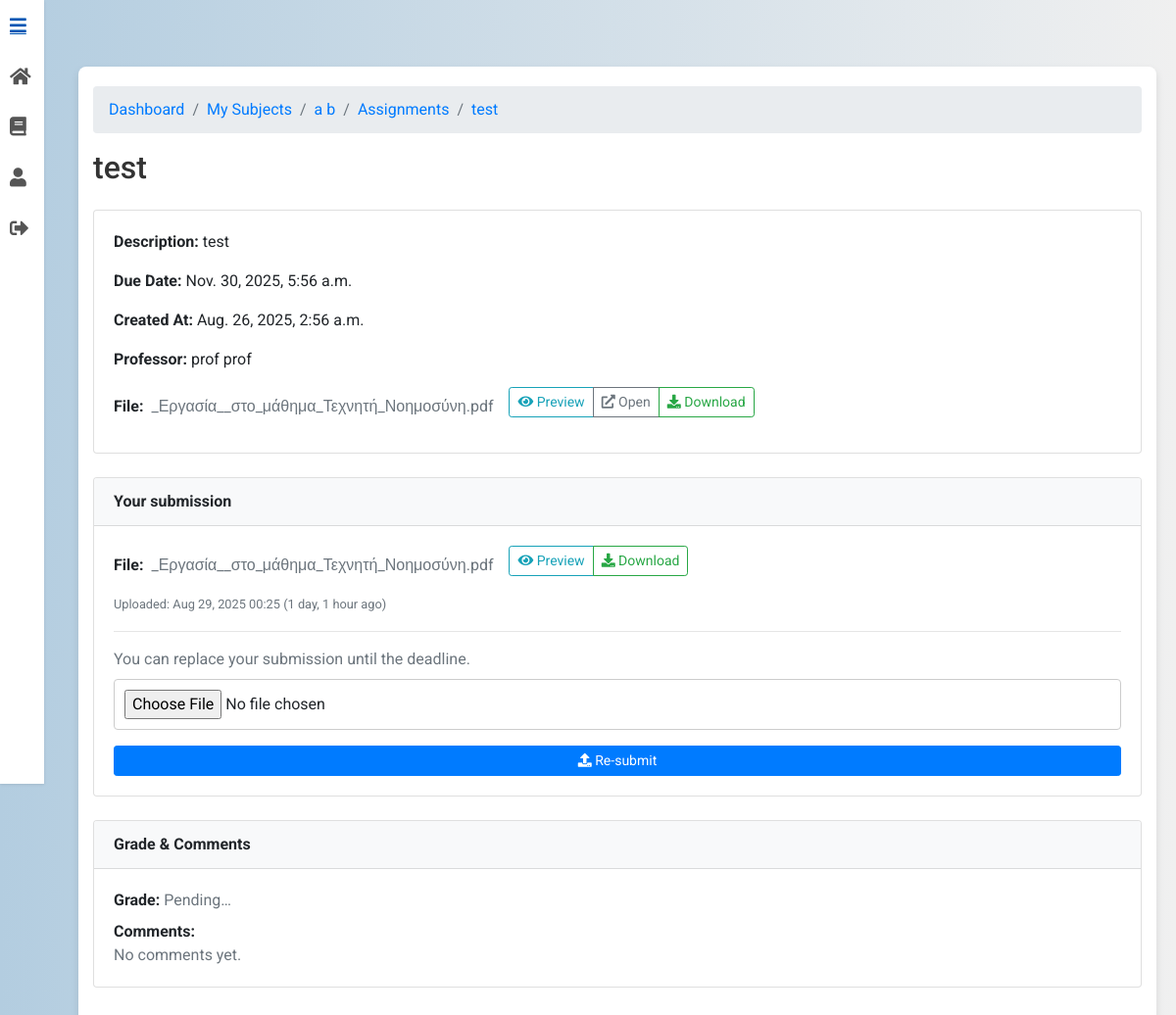
The app's page /assignments/10/detail/ (signed in) with its own data.
### subjects/models.py (models this page shows, shortened)
class Subject(models.Model):
    name = models.CharField(max_length=100)
    professor = models.ForeignKey(
        CustomUser,
        limit_choices_to={"role": "professor"},
        on_delete=models.CASCADE,
        editable=False,
    )
    description = models.TextField(blank=True)
    class Meta:
        ordering = ["name"]

### assignments/models.py (models this page shows, shortened)
class Assignment(models.Model):
    title = models.CharField(max_length=255)
    description = models.TextField()
    subject = models.ForeignKey(Subject, related_name="assignments", on_delete=models.CASCADE)
    professor = models.ForeignKey(
        CustomUser, limit_choices_to={'role': 'professor'}, on_delete=models.CASCADE
    )
    due_date = models.DateTimeField()
    file = models.FileField(upload_to=assignment_upload_path, blank=True, null=True)
    autograde_enabled = models.BooleanField(default=True)
    autograde_max_tokens = models.PositiveIntegerField(default=16000)  # hint; actual truncation done by autograder
    autograde_leniency = models.PositiveIntegerField(default=5)        # 1=strict .. 5=very lenient
    autograde_weight_runtime = models.FloatField(default=0.7)
    autograde_weight_rubric = models.FloatField(default=0.3)
    created_at = models.DateTimeField(auto_now_add=True)
    updated_at = models.DateTimeField(auto_now=True)

class AssignmentSubmission(models.Model):
    assignment = models.ForeignKey(Assignment, related_name="submissions", on_delete=models.CASCADE)
    student = models.ForeignKey(CustomUser, related_name="assignment_submissions", on_delete=models.CASCADE)
    file = models.FileField(upload_to=submission_upload_path)
    submitted_at = models.DateTimeField(default=timezone.now)
    grade_pct = models.FloatField(null=True, blank=True)
    AUTOGRADE_STATUS = [
        ("queued",  "Queued"),
        ("running", "Running"),
        ("done",    "Done"),
        ("failed",  "Failed"),  # also used for "manual review required"
    ]
    autograde_status = models.CharField(max_length=12, choices=AUTOGRADE_STATUS, default="queued")
    autograde_report = models.JSONField(blank=True, null=True)  # structured result
    ai_feedback = models.TextField(blank=True)                  # narrative feedback for the student
    runner_logs = models.TextField(blank=True)                  # build/run notes (truncated)
    class Meta:
        unique_together = (("assignment", "student"),)
        ordering = ["-submitted_at"]

### users/models.py (models this page shows, shortened)
class CustomUser(AbstractUser):
    ROLE_CHOICES = [
        ('student', 'Student'),
        ('professor', 'Professor')
    ]
    role = models.CharField(max_length=10, choices=ROLE_CHOICES)
    institution = models.ForeignKey('Institution', on_delete=models.SET_NULL, null=True, blank=True)

### assignments/views.py (the view)
# urls.py: path("<int:pk>/detail/", views.AssignmentDetailView.as_view(), name="assignment_detail"),
class AssignmentDetailView(LoginRequiredMixin, BreadcrumbMixin, DetailView):
    model = Assignment
    template_name = "assignment_detail.html"
    context_object_name = "assignment"
    def get_breadcrumbs(self):
        a = self.get_object()
        return [
            ("Dashboard", DASHBOARD_URL),
            ("My Subjects", reverse_lazy("subjects:my_subjects")),
            (a.subject.name, reverse_lazy("subjects:subject_detail", kwargs={"pk": a.subject.pk})),
            ("Assignments", reverse_lazy("assignments:assignment_list", kwargs={"subject_id": a.subject.pk})),
            (a.title, self.request.path),
        ]
    def get_context_data(self, **kwargs):
        ctx = super().get_context_data(**kwargs)
        a: Assignment = ctx["assignment"]
        u = self.request.user
        ctx["subject"] = a.subject
        ctx["can_manage"] = _is_owner_prof(u, a.subject)
        ctx["is_enrolled"] = _is_enrolled(u, a.subject)
        ctx["breadcrumbs"] = self.get_breadcrumbs()
        if a.file:
            ctx["file_basename"] = Path(a.file.name).name
            ctx["preview_url"] = reverse("assignments:preview_assignment_file", kwargs={"pk": a.pk})
            ctx["download_url"] = reverse("assignments:download_assignment_file", kwargs={"pk": a.pk})
        is_owner = ctx["can_manage"]
        if (getattr(u, "role", None) != "professor") or (getattr(u, "role", None) == "professor" and not is_owner):
            ctx["my_submission_id"] = None
            ctx["my_grade_pct"] = None
            ctx["my_submission_feedback"] = None
            ctx["can_submit"] = a.due_date > timezone.now() and ctx["is_enrolled"]
            if HAS_SUBMISSIONS:
                s = AssignmentSubmission.objects.filter(assignment=a, student=u).only(
                    "id", "grade_pct", "submitted_at", "file", "ai_feedback"
                ).first()
                if s:
                    ctx["my_submission_id"] = s.id
                    ctx["my_grade_pct"] = getattr(s, "grade_pct", None)
                    ctx["my_submission_feedback"] = getattr(s, "ai_feedback", None)
                    ctx["my_submission_filename"] = (
                        Path(getattr(s.file, "name", "")).name if getattr(s, "file", None) else ""
                    )
                    ctx["my_submission_uploaded_at"] = getattr(s, "submitted_at", None)
                    ctx["can_submit"] = a.due_date > timezone.now() and ctx["is_enrolled"]
                    ctx["my_submission_preview_url"] = reverse(
                        "assignments:preview_submission_file", kwargs={"pk": s.id}
                    )
                    ctx["my_submission_download_url"] = reverse(
                        "assignments:download_submission_file", kwargs={"pk": s.id}
                    )
        return ctx

### UniGrading/mixin.py (called while the page is built)
    def get_context_data(self, **kwargs):
        context = super().get_context_data(**kwargs)
        context["breadcrumbs"] = self.get_breadcrumbs()
        return context

### assignments/views.py (called while the page is built)
def _is_owner_prof(user, subject: Subject) -> bool:
    return getattr(user, "role", None) == "professor" and subject.professor_id == user.id

def _is_enrolled(user, subject: Subject) -> bool:
    return Enrollment.objects.filter(user=user, subject=subject).exists()

### assignments/templates/assignment_detail.html (shortened to what this page needs)
{% extends 'base.html' %}
{% load static %}
{% load view_breadcrumbs %}
{% load humanize %}
{% block content %}
<div class="container mt-5">
  <nav aria-label="breadcrumb">
    <ol class="breadcrumb">
      {% for name, url in breadcrumbs %}
        <li class="breadcrumb-item"><a href="{{ url }}">{{ name }}</a></li>
      {% endfor %}
    </ol>
  </nav>
  <div class="d-flex justify-content-between align-items-center mb-3">
    <h2>{{ assignment.title }}</h2>
  </div>
  <div class="card no-hover-card mb-4">
    <div class="card-body">
      <p><strong>Description:</strong> {{ assignment.description }}</p>
      <p><strong>Due Date:</strong> {{ assignment.due_date }}</p>
      <p><strong>Created At:</strong> {{ assignment.created_at }}</p>
      <p><strong>Professor:</strong> {{ assignment.professor.get_full_name|default:assignment.professor.email }}</p>
      {% if assignment.file %}
        <div class="d-flex align-items-center flex-wrap mb-2">
          <strong class="mr-2">File:</strong>
          <span class="mr-3 text-muted">{{ file_basename }}</span>
          <div class="btn-group mb-2">
            <button class="btn btn-sm btn-outline-info"
                    onclick="showPreview('{{ preview_url|escapejs }}', '{{ file_basename|escapejs }}')">
              <i class="fas fa-eye"></i> Preview
            </button>
            <a class="btn btn-sm btn-outline-secondary" target="_blank" rel="noopener"
               href="{{ preview_url }}">
              <i class="fas fa-external-link-alt"></i> Open
            </a>
            <a class="btn btn-sm btn-outline-success" href="{{ download_url }}">
              <i class="fas fa-download"></i> Download
            </a>
          </div>
        </div>
      {% endif %}
    </div>
  </div>
  {% if not can_manage and is_enrolled %}
    {% if my_submission_id %}
      <div id="submission" class="card no-hover-card mb-4">
        <div class="card-header bg-light d-flex justify-content-between align-items-center">
          <strong>Your submission</strong>
        </div>
        <div class="card-body">
          <div class="d-flex align-items-center flex-wrap mb-2">
            <strong class="mr-2">File:</strong>
            <span class="mr-3 text-muted">{{ my_submission_filename }}</span>
            <div class="btn-group mb-2">
              <button class="btn btn-sm btn-outline-info"
                      onclick="showPreview('{{ my_submission_preview_url|escapejs }}', '{{ my_submission_filename|default:"my-submission"|escapejs }}')">
                <i class="fas fa-eye"></i> Preview
              </button>
              <a class="btn btn-sm btn-outline-success" href="{{ my_submission_download_url }}">
                <i class="fas fa-download"></i> Download
              </a>
            </div>
          </div>
          {% if my_submission_uploaded_at %}
            <p class="mb-3">
              <small class="text-muted">
                Uploaded: {{ my_submission_uploaded_at|date:"M d, Y H:i" }} ({{ my_submission_uploaded_at|naturaltime }})
              </small>
            </p>
          {% endif %}
          {% if can_submit %}
            <hr>
            <p class="mb-2 text-muted">You can replace your submission until the deadline.</p>
            <form method="post" enctype="multipart/form-data" action="{% url 'assignments:submit_assignment' assignment.pk %}">
              <div class="form-group">
                <input type="file" name="file" class="form-control-file" required>
              </div>
              <button class="btn btn-primary btn-sm" type="submit">
                <i class="fas fa-upload"></i> Re-submit
              </button>
            </form>
          {% else %}
            <p class="text-danger mb-0"><em>Deadline passed — resubmission is disabled.</em></p>
          {% endif %}
        </div>
      </div>
      <div class="card no-hover-card mb-4">
        <div class="card-header bg-light"><strong>Grade &amp; Comments</strong></div>
        <div class="card-body">
          <p class="mb-2">
            <strong>Grade:</strong>
            {% if my_grade_pct is not None %}
              {{ my_grade_pct|floatformat:2 }}%
            {% else %}
              <span class="text-muted">Pending…</span>
            {% endif %}
          </p>
          <p class="mb-0">
            <strong>Comments:</strong><br>
            {% if my_submission_feedback %}
              <span class="d-block mt-1">{{ my_submission_feedback|linebreaksbr }}</span>
            {% else %}
              <span class="text-muted">No comments yet.</span>
            {% endif %}
          </p>
        </div>
      </div>
    {% endif %}
  {% endif %}
</div>
{% endblock %}

### static/css/styles.css (style rules this page uses)
body { font-family: 'Roboto', sans-serif; background: linear-gradient(to right, #b3cde0, #f0f0f0); margin: 0; padding: 0; display: flex; justify-content: center; align-items: center; min-height: 100vh; }
.container { background-color: #ffffff; padding: 20px; border-radius: 8px; box-shadow: 0 4px 8px rgba(0, 0, 0, 0.1); max-width: 900px; width: 100%; animation: fadeIn 1s ease-in-out; }
h2 { text-align: center; color: #333333; margin-bottom: 20px; }
.card { transition: transform 0.3s, box-shadow 0.3s; }
.no-hover-card { transition: none; }
form { display: flex; flex-direction: column; }
.form-group { margin-bottom: 15px; }
.form-group input, .form-group select, .form-group textarea { padding: 10px; border: 1px solid #cccccc; border-radius: 4px; width: 100%; }
button { padding: 10px; background-color: #66afe9; color: #ffffff; border: none; border-radius: 4px; cursor: pointer; transition: background-color 0.3s; }

### subjects/templates/base.html (style rules this page uses)
body { background: linear-gradient(to right, #b3cde0, #f0f0f0); margin: 0; padding: 0; font-family: 'Roboto', sans-serif; display: flex; }
.main-content > * { max-width: 100%; }

### records on screen
Subject: breadcrumbs "a b"
Assignment: breadcrumbs "test", title "test", description "test", due_date "Nov. 30, 2025, 5:56 a.m.", created_at "Aug. 26, 2025, 2:56 a.m.", professor.get_full_name "prof prof"
AssignmentSubmission: submitted_at "Aug 29, 2025 00:25", submitted_at "1 day, 1 hour ago"

### other values on screen
{{ name }} "Dashboard" "My Subjects" "Assignments"
{{ file_basename }} "_Εργασία__στο_μάθημα_Τεχνητή_Νοημοσύνη.pdf"
{{ my_submission_filename }} "_Εργασία__στο_μάθημα_Τεχνητή_Νοημοσύνη.pdf"
